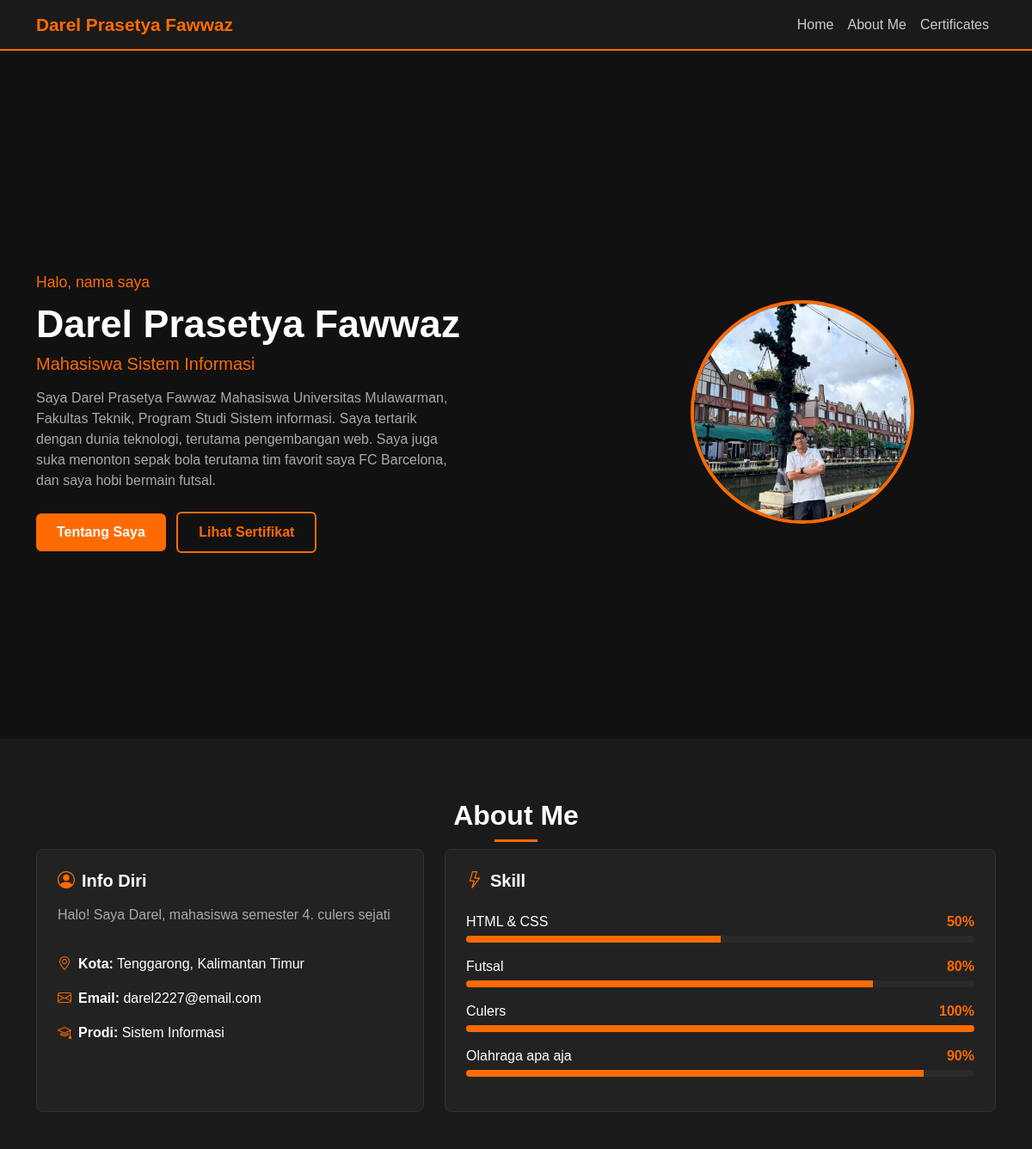
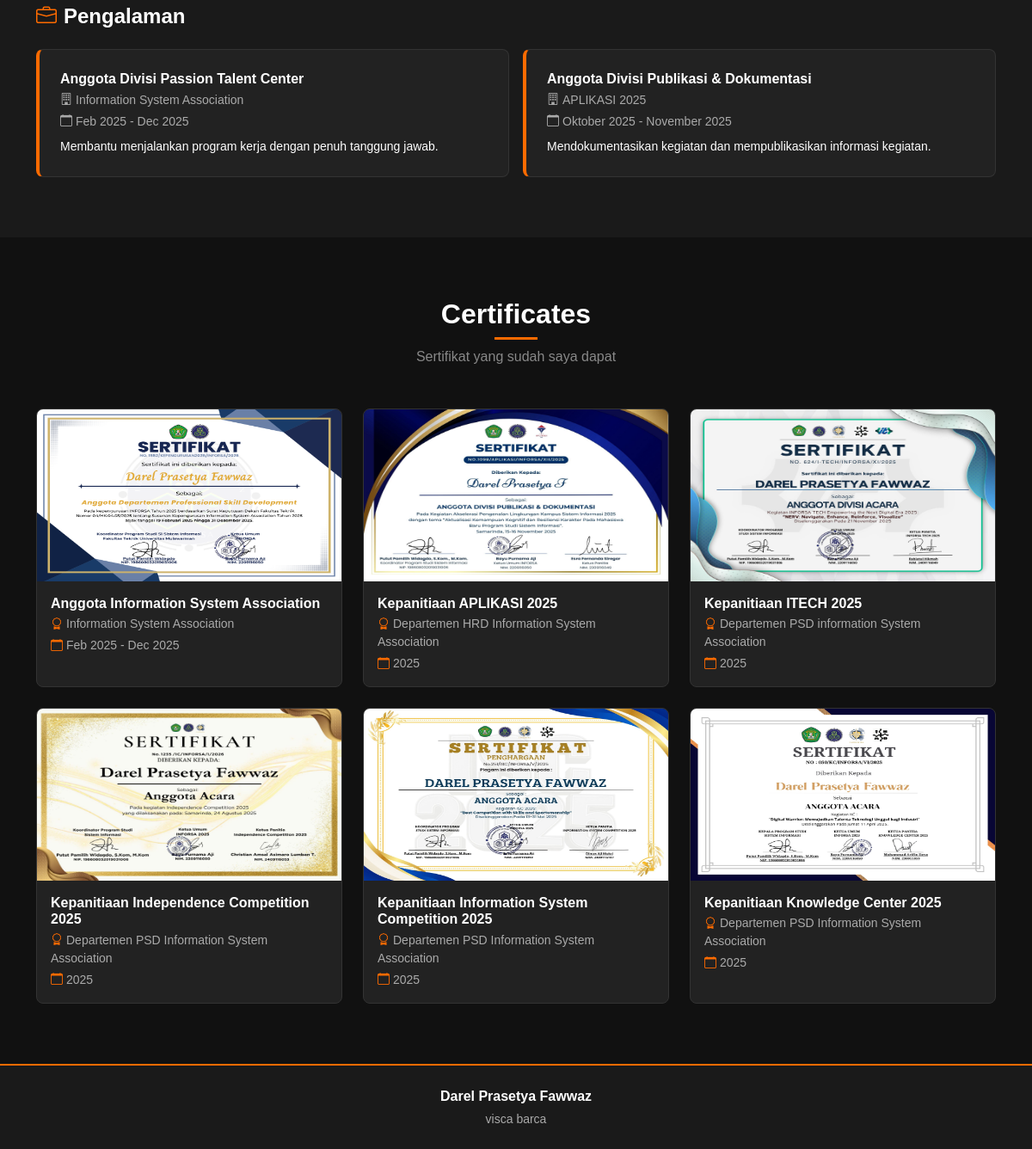
The page / on the database its author committed (2 pictures, top to bottom).
### tables this page shows
CREATE TABLE `skills` (
  `id` int NOT NULL,
  `nama` varchar(100) NOT NULL,
  `nilai` int NOT NULL
);

CREATE TABLE `pengalaman` (
  `id` int NOT NULL,
  `posisi` varchar(150) NOT NULL,
  `tempat` varchar(150) NOT NULL,
  `periode` varchar(100) NOT NULL,
  `deskripsi` text NOT NULL
);

CREATE TABLE `sertifikat` (
  `id` int NOT NULL,
  `judul` varchar(200) NOT NULL,
  `penerbit` varchar(200) NOT NULL,
  `tanggal` varchar(50) NOT NULL,
  `gambar` varchar(255) NOT NULL
);

### skill.php (called while the page is built, shortened)
<?php
class Skill {
    private $conn;
    private $table = 'skills';
    public function __construct($conn) {
        $this->conn = $conn;
    }
    public function getAll() {
        $result = mysqli_query($this->conn, "SELECT * FROM {$this->table} ORDER BY id ASC");
        return mysqli_fetch_all($result, MYSQLI_ASSOC);
    }
}

### pengalaman.php (called while the page is built, shortened)
<?php
class Pengalaman {
    private $conn;
    private $table = 'pengalaman';
    public function __construct($conn) {
        $this->conn = $conn;
    }
    public function getAll() {
        $result = mysqli_query($this->conn, "SELECT * FROM {$this->table} ORDER BY id ASC");
        return mysqli_fetch_all($result, MYSQLI_ASSOC);
    }
}

### sertifikat.php (called while the page is built, shortened)
<?php
class Sertifikat {
    private $conn;
    private $table = 'sertifikat';
    public function __construct($conn) {
        $this->conn = $conn;
    }
    public function getAll() {
        $result = mysqli_query($this->conn, "SELECT * FROM {$this->table} ORDER BY id ASC");
        return mysqli_fetch_all($result, MYSQLI_ASSOC);
    }
}

### index.php (the view, shortened to what this page needs)
<?php
require_once 'Skill.php';
require_once 'Pengalaman.php';
require_once 'Sertifikat.php';
$skillModel      = new Skill($conn);
$pengalamanModel = new Pengalaman($conn);
$sertifikatModel = new Sertifikat($conn);
$skills = $skillModel->getAll();
$pengalaman = $pengalamanModel->getAll();
$sertifikat = $sertifikatModel->getAll();
?>
<!DOCTYPE html>
<html lang="id">
<head>
<link href="https://cdn.jsdelivr.net/npm/bootstrap@5.3.2/dist/css/bootstrap.min.css" rel="stylesheet" />
<link href="https://cdn.jsdelivr.net/npm/bootstrap-icons@1.11.3/font/bootstrap-icons.css" rel="stylesheet" />
<link rel="stylesheet" href="style.css" />
</head>
<body>
<nav class="navbar navbar-expand-lg navbar-dark" id="navbar">
<div class="container">
    <a class="navbar-brand fw-bold" href="#">Darel Prasetya Fawwaz</a>
    <div class="collapse navbar-collapse" id="menuNavbar">
        <ul class="navbar-nav ms-auto">
            <li class="nav-item"><a class="nav-link" href="#home">Home</a></li>
            <li class="nav-item"><a class="nav-link" href="#about">About Me</a></li>
            <li class="nav-item"><a class="nav-link" href="#certificates">Certificates</a></li>
        </ul>
    </div>
</div>
</nav>
<section id="home">
<div class="container">
    <div class="row align-items-center gy-4">
        <div class="col-md-7">
            <p class="teks-halo">Halo, nama saya</p>
            <h1 class="nama-besar">Darel Prasetya Fawwaz</h1>
            <h5 class="jurusan-teks">Mahasiswa Sistem Informasi</h5>
            <p class="deskripsi-teks">
                Saya Darel Prasetya Fawwaz Mahasiswa Universitas Mulawarman, Fakultas Teknik, Program Studi Sistem informasi.
                Saya tertarik dengan dunia teknologi, terutama pengembangan web.
                Saya juga suka menonton sepak bola terutama tim favorit saya FC Barcelona, dan saya hobi bermain futsal.
            </p>
            <a href="#about" class="btn btn-oren me-2">Tentang Saya</a>
            <a href="#certificates" class="btn btn-outline-oren">Lihat Sertifikat</a>
        </div>
        <div class="col-md-5 text-center">
            <img src="darel.jpeg" alt="Foto Darel" class="foto-profil" />
        </div>
    </div>
</div>
</section>
<section id="about">
<div class="container">
    <h2 class="judul-section text-center">About Me</h2>
    <div class="row g-4">
        <div class="col-md-5">
            <div class="kartu-gelap h-100">
                <h5 class="fw-bold mb-3">
                    <i class="bi bi-person-circle me-2 warna-oren"></i>Info Diri
                </h5>
                <p class="teks-abu">Halo! Saya Darel, mahasiswa semester 4. culers sejati</p>
                <hr class="garis" />
                <p><i class="bi bi-geo-alt me-2 warna-oren"></i><strong>Kota:</strong> Tenggarong, Kalimantan Timur</p>
                <p><i class="bi bi-envelope me-2 warna-oren"></i><strong>Email:</strong> darel2227@email.com</p>
                <p class="mb-0"><i class="bi bi-mortarboard me-2 warna-oren"></i><strong>Prodi:</strong> Sistem Informasi</p>
            </div>
        </div>
        <div class="col-md-7">
            <div class="kartu-gelap h-100">
                <h5 class="fw-bold mb-4">
                    <i class="bi bi-lightning me-2 warna-oren"></i>Skill
                </h5>
                <?php foreach ($skills as $skill): ?>
                <div class="mb-3">
                    <div class="d-flex justify-content-between mb-1">
                        <span><?= htmlspecialchars($skill['nama']) ?></span>
                        <span class="warna-oren fw-bold"><?= $skill['nilai'] ?>%</span>
                    </div>
                    <div class="progress" style="height: 8px; background-color: #2a2a2a;">
                        <div
                            class="progress-bar"
                            role="progressbar"
                            style="width: <?= $skill['nilai'] ?>%"
                            aria-valuenow="<?= $skill['nilai'] ?>"
                            aria-valuemin="0"
                            aria-valuemax="100">
                        </div>
                    </div>
                </div>
                <?php endforeach; ?>
            </div>
        </div>
    </div>
    <h4 class="fw-bold mt-5 mb-4">
        <i class="bi bi-briefcase me-2 warna-oren"></i>Pengalaman
    </h4>
    <div class="row g-3">
        <?php foreach ($pengalaman as $exp): ?>
        <div class="col-md-6">
            <div class="kartu-gelap border-oren-kiri">
                <h6 class="fw-bold mb-1"><?= htmlspecialchars($exp['posisi']) ?></h6>
                <p class="teks-abu small mb-1">
                    <i class="bi bi-building me-1"></i><?= htmlspecialchars($exp['tempat']) ?>
                </p>
                <p class="teks-abu small mb-2">
                    <i class="bi bi-calendar me-1"></i><?= htmlspecialchars($exp['periode']) ?>
                </p>
                <p class="small mb-0"><?= htmlspecialchars($exp['deskripsi']) ?></p>
            </div>
        </div>
        <?php endforeach; ?>
    </div>
</div>
</section>
<section id="certificates">
<div class="container">
    <h2 class="judul-section text-center">Certificates</h2>
    <p class="text-center sub-judul mb-5">Sertifikat yang sudah saya dapat</p>
    <div class="row g-4">
        <?php foreach ($sertifikat as $cert): ?>
        <div class="col-md-6 col-lg-4">
            <div class="kartu-gelap h-100 p-0 overflow-hidden">
                <img src="<?= htmlspecialchars($cert['gambar']) ?>" alt="<?= htmlspecialchars($cert['judul']) ?>" class="gambar-sertifikat" />
                <div class="p-3">
                    <h6 class="fw-bold mb-1"><?= htmlspecialchars($cert['judul']) ?></h6>
                    <p class="teks-abu small mb-1">
                        <i class="bi bi-award me-1 warna-oren"></i><?= htmlspecialchars($cert['penerbit']) ?>
                    </p>
                    <p class="teks-abu small mb-0">
                        <i class="bi bi-calendar me-1 warna-oren"></i><?= htmlspecialchars($cert['tanggal']) ?>
                    </p>
                </div>
            </div>
        </div>
        <?php endforeach; ?>
    </div>
</div>
</section>
<footer>
<div class="container text-center">
    <p class="mb-1 fw-bold">Darel Prasetya Fawwaz</p>
    <p class="teks-abu small mb-0">visca barca</p>
</div>
</footer>
</body>
</html>

### style.css (style rules this page uses)
body { font-family: Arial, sans-serif; background-color: #111111; color: #ffffff; scroll-behavior: smooth; }
#navbar { background-color: #1a1a1a; border-bottom: 2px solid #ff6b00; }
.navbar-brand { color: #ff6b00 !important; font-size: 1.3rem; }
.nav-link { color: #cccccc !important; }
#home { background-color: #111111; padding: 100px 0 60px 0; min-height: 100vh; display: flex; align-items: center; }
.teks-halo { color: #ff6b00; font-size: 1.1rem; margin-bottom: 8px; }
.nama-besar { font-size: 2.8rem; font-weight: bold; color: #ffffff; margin-bottom: 8px; }
.jurusan-teks { color: #ff6b00; margin-bottom: 16px; }
.deskripsi-teks { color: #aaaaaa; margin-bottom: 24px; max-width: 500px; }
.foto-profil { width: 260px; height: 260px; border-radius: 50%; border: 4px solid #ff6b00; object-fit: cover; }
.btn-oren { background-color: #ff6b00; color: #ffffff; border: none; padding: 10px 24px; border-radius: 6px; font-weight: bold; text-decoration: none; }
.btn-outline-oren { background-color: transparent; color: #ff6b00; border: 2px solid #ff6b00; padding: 10px 24px; border-radius: 6px; font-weight: bold; text-decoration: none; }
#about { background-color: #1a1a1a; padding: 70px 0; }
.judul-section { font-size: 2rem; font-weight: bold; color: #ffffff; margin-bottom: 8px; }
.judul-section::after { content: ''; display: block; width: 50px; height: 3px; background-color: #ff6b00; margin: 8px auto 0; }
.sub-judul { color: #888888; }
.kartu-gelap { background-color: #222222; border: 1px solid #333333; border-radius: 8px; padding: 24px; color: #ffffff; transition: transform 0.2s; }
.border-oren-kiri { border-left: 4px solid #ff6b00 !important; }
.teks-abu { color: #aaaaaa; }
.warna-oren { color: #ff6b00; }
.garis { border-color: #333333; }
.progress-bar { background-color: #ff6b00; }
#certificates { background-color: #111111; padding: 70px 0; }
.gambar-sertifikat { width: 100%; height: 200px; object-fit: fill; }
footer { background-color: #1a1a1a; border-top: 2px solid #ff6b00; padding: 24px 0; color: #ffffff; }
section { scroll-margin-top: 70px; }

### rows shown on the page
skills: nama "HTML & CSS", nilai "50"
skills: nama "Futsal", nilai "80"
skills: nama "Culers", nilai "100"
skills: nama "Olahraga apa aja", nilai "90"
pengalaman: posisi "Anggota Divisi Passion Talent Center", tempat "Information System Association", periode "Feb 2025 - Dec 2025", deskripsi "Membantu menjalankan program kerja dengan penuh tanggung jawab."
pengalaman: posisi "Anggota Divisi Publikasi & Dokumentasi", tempat "APLIKASI 2025", periode "Oktober 2025 - November 2025", deskripsi "Mendokumentasikan kegiatan dan mempublikasikan informasi kegiatan."
sertifikat: gambar (picture), judul "Anggota Information System Association", penerbit "Information System Association", tanggal "Feb 2025 - Dec 2025"
sertifikat: gambar (picture), judul "Kepanitiaan APLIKASI 2025", penerbit "Departemen HRD Information System Association", tanggal "2025"
sertifikat: gambar (picture), judul "Kepanitiaan ITECH 2025", penerbit "Departemen PSD information System Association", tanggal "2025"
sertifikat: gambar (picture), judul "Kepanitiaan Independence Competition 2025", penerbit "Departemen PSD Information System Association", tanggal "2025"
sertifikat: gambar (picture), judul "Kepanitiaan Information System Competition 2025", penerbit "Departemen PSD Information System Association", tanggal "2025"
sertifikat: gambar (picture), judul "Kepanitiaan Knowledge Center 2025", penerbit "Departemen PSD Information System Association", tanggal "2025"
